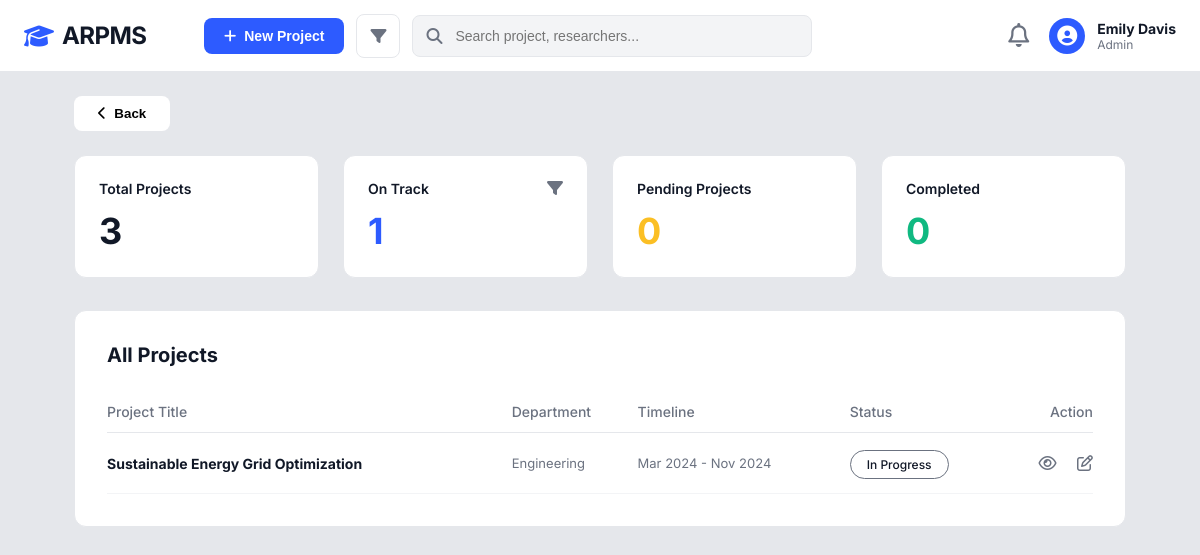
/projects/index.php?status=in_progress (signed in), run on the app's committed database.
### tables this page shows
CREATE TABLE IF NOT EXISTS research_projects (
    project_id INT PRIMARY KEY AUTO_INCREMENT,
    proposal_id INT,
    title VARCHAR(255) NOT NULL,
    description TEXT,
    department_id INT,
    budget DECIMAL(12,2),
    budget_personnel DECIMAL(12,2) DEFAULT 0,
    budget_equipment DECIMAL(12,2) DEFAULT 0,
    budget_materials DECIMAL(12,2) DEFAULT 0,
    budget_other DECIMAL(12,2) DEFAULT 0,
    start_date DATE,
    end_date DATE,
    progress INT DEFAULT 0,
    status ENUM('not_started','in_progress','at_risk','delayed','on_track','completed') DEFAULT 'in_progress',
    coordinator_id INT,
    created_by INT,
    created_at TIMESTAMP DEFAULT CURRENT_TIMESTAMP,
    FOREIGN KEY (department_id) REFERENCES departments(department_id),
    FOREIGN KEY (coordinator_id) REFERENCES users(user_id),
    FOREIGN KEY (created_by) REFERENCES users(user_id)
);

CREATE TABLE IF NOT EXISTS departments (
    department_id INT PRIMARY KEY AUTO_INCREMENT,
    department_name VARCHAR(100) NOT NULL
);

### projects/index.php (shortened to what this page needs)
<?php
require_once '../config/database.php';
$total_stmt = $pdo->query("SELECT COUNT(*) FROM research_projects");
$total_count = $total_stmt->fetchColumn();
$on_track_stmt = $pdo->query("SELECT COUNT(*) FROM research_projects WHERE status = 'on_track'");
$on_track_count = $on_track_stmt->fetchColumn();
$pending_stmt = $pdo->query("SELECT COUNT(*) FROM research_projects WHERE status = 'not_started'");
$pending_count = $pending_stmt->fetchColumn();
$completed_stmt = $pdo->query("SELECT COUNT(*) FROM research_projects WHERE status = 'completed'");
$completed_count = $completed_stmt->fetchColumn();
$query = "SELECT p.*, d.department_name
          FROM research_projects p
          LEFT JOIN departments d ON p.department_id = d.department_id";
$params = [];
if (isset($_GET['status']) && !empty($_GET['status'])) {
    $query .= (strpos($query, 'WHERE') === false ? " WHERE " : " AND ") . " p.status = ?";
    $params[] = $_GET['status'];
}
$stmt = $pdo->prepare($query);
$stmt->execute($params);
$projects = $stmt->fetchAll();
?>
<!DOCTYPE html>
<html lang="en">
<head>
    <link rel="stylesheet" href="../assets/css/style.css">
    <link rel="stylesheet" href="https://cdnjs.cloudflare.com/ajax/libs/font-awesome/6.4.0/css/all.min.css">
</head>
<body style="background: #E5E7EB;">
    <?php include '../includes/header.php'; ?>
    <main class="dashboard-container" style="max-width: 1100px;">
        <div style="margin-bottom: 24px;">
            <button class="btn-modal-cancel" onclick="location.href='../dashboard.php'" style="background: white; border: none; display: flex; align-items: center; gap: 8px;">
                <i class="fa-solid fa-chevron-left"></i> Back
            </button>
        </div>
        <div style="display: grid; grid-template-columns: repeat(4, 1fr); gap: 24px; margin-bottom: 32px;">
            <div style="background: white; border-radius: 12px; padding: 24px; border: 1px solid #E5E7EB;">
                <p style="font-size: 14px; font-weight: 600; color: #111827; margin-bottom: 12px;">Total Projects</p>
                <p style="font-size: 36px; font-weight: 700; color: #111827;"><?php echo $total_count; ?></p>
            </div>
            <div style="background: white; border-radius: 12px; padding: 24px; border: 1px solid #E5E7EB; position: relative;">
                <div style="display: flex; justify-content: space-between; align-items: flex-start;">
                    <div>
                        <p style="font-size: 14px; font-weight: 600; color: #111827; margin-bottom: 12px;">On Track</p>
                        <p style="font-size: 36px; font-weight: 700; color: #2D5BFF;"><?php echo $on_track_count; ?></p>
                    </div>
                    <i class="fa-solid fa-filter" style="color: #6B7280; cursor: pointer;" onclick="toggleStatusFilter()"></i>
                </div>
            </div>
            <div style="background: white; border-radius: 12px; padding: 24px; border: 1px solid #E5E7EB;">
                <p style="font-size: 14px; font-weight: 600; color: #111827; margin-bottom: 12px;">Pending Projects</p>
                <p style="font-size: 36px; font-weight: 700; color: #FBBF24;"><?php echo $pending_count; ?></p>
            </div>
            <div style="background: white; border-radius: 12px; padding: 24px; border: 1px solid #E5E7EB;">
                <p style="font-size: 14px; font-weight: 600; color: #111827; margin-bottom: 12px;">Completed</p>
                <p style="font-size: 36px; font-weight: 700; color: #10B981;"><?php echo $completed_count; ?></p>
            </div>
        </div>
        <div style="background: white; border-radius: 12px; padding: 32px; border: 1px solid #E5E7EB;">
            <h2 style="font-size: 20px; font-weight: 700; margin-bottom: 24px;">All Projects</h2>
            <table style="width: 100%; border-collapse: collapse;">
                <thead>
                    <tr style="border-bottom: 1px solid #E5E7EB; text-align: left;">
                        <th style="padding: 12px 0; color: #6B7280; font-size: 14px; font-weight: 500;">Project Title</th>
                        <th style="padding: 12px 0; color: #6B7280; font-size: 14px; font-weight: 500;">Department</th>
                        <th style="padding: 12px 0; color: #6B7280; font-size: 14px; font-weight: 500;">Timeline</th>
                        <th style="padding: 12px 0; color: #6B7280; font-size: 14px; font-weight: 500;">Status</th>
                        <th style="padding: 12px 0; color: #6B7280; font-size: 14px; font-weight: 500; text-align: right;">Action</th>
                    </tr>
                </thead>
                <tbody>
                    <?php foreach($projects as $p): ?>
                    <tr style="border-bottom: 1px solid #F3F4F6;">
                        <td style="padding: 20px 0; font-weight: 700; font-size: 14px;"><?php echo htmlspecialchars($p['title']); ?></td>
                        <td style="padding: 20px 0; color: #6B7280; font-size: 13px;"><?php echo htmlspecialchars($p['department_name']); ?></td>
                        <td style="padding: 20px 0; color: #6B7280; font-size: 13px;"><?php echo date('M Y', strtotime($p['start_date'])); ?> - <?php echo date('M Y', strtotime($p['end_date'])); ?></td>
                        <td style="padding: 20px 0;">
                            <?php
                            $status_text = 'In Progress';
                            ?>
                            <span style="padding: 6px 16px; border: 1px solid #6B7280; border-radius: 20px; font-size: 12px; font-weight: 500; color: #111827;">
                                <?php echo $status_text; ?>
                            </span>
                        </td>
                        <td style="padding: 20px 0; text-align: right;">
                            <i class="fa-regular fa-eye" style="color: #6B7280; margin-right: 16px; cursor: pointer;" onclick="location.href='view.php?id=<?php echo $p['project_id']; ?>'"></i>
                            <i class="fa-regular fa-pen-to-square" style="color: #6B7280; cursor: pointer;" onclick="openEditModal(<?php echo $p['project_id']; ?>)"></i>
                        </td>
                    </tr>
                    <?php endforeach; ?>
                </tbody>
            </table>
        </div>
    </main>
</body>
</html>

### assets/css/style.css (style rules this page uses)
:root { --primary-blue: #2D5BFF; --primary-blue-hover: #1E40AF; --bg-light: #F8F9FA; --text-dark: #111827; --text-muted: #6B7280; --border-color: #E5E7EB; --white: #FFFFFF; --success-green: #22C55E; --warning-orange: #F59E0B; --danger-red: #EF4444; --card-shadow: 0 1px 3px rgba(0, 0, 0, 0.1); }
* { margin: 0; padding: 0; box-sizing: border-box; }
body { font-family: 'Inter', sans-serif; background-color: #F3F4F6; color: var(--text-dark); -webkit-font-smoothing: antialiased; }
.dashboard-container { padding: 24px; max-width: 1000px; margin: 0 auto; }
.btn-modal-cancel { padding: 10px 24px; background: #F3F4F6; border: 1px solid var(--border-color); border-radius: 8px; font-weight: 600; cursor: pointer; }

### data on the page
research_projects: title "Sustainable Energy Grid Optimization", department.department_name "Engineering", start_date "Mar 2024", end_date "Nov 2024", status_text "In Progress"

### other printed values
$full_name "Emily Davis"
$role "Admin"
$total_count "3"
$on_track_count "1"
$pending_count "0"
$completed_count "0"
